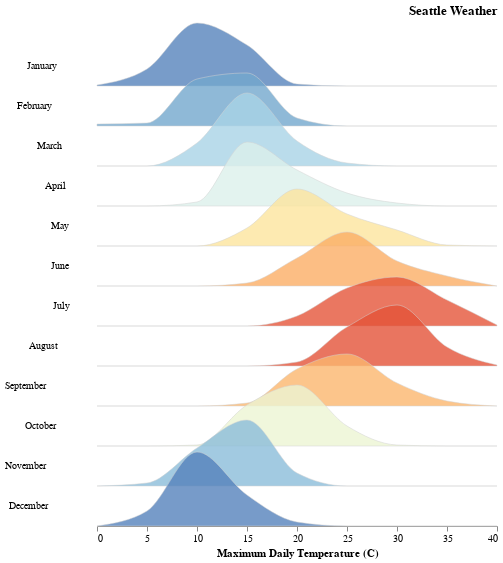

Notebook code cell kept with this figure:
### Code cell
plot_months(alt, df)

### Figure 1 — Vega-Lite specification as saved in the notebook (floating-point values rounded to 4 significant figures; data arrays with more than 128 entries replaced by an {"elided": "..."} marker saying what was removed)
{"$schema": "https://vega.github.io/schema/vega-lite/v3.4.0.json", "bounds": "flush", "config": {"facet": {"spacing": 0}, "mark": {"tooltip": null}, "title": {"anchor": "end"}, "view": {"height": 300, "stroke": null, "width": 400}}, "data": {"name": "data-603fb7919f84100efb2174cf0ce28b8d"}, "datasets": {"data-603fb7919f84100efb2174cf0ce28b8d": {"elided": "1461 records"}}, "encoding": {"fill": {"field": "mean_temp", "legend": null, "scale": {"domain": [30, 5], "scheme": "redyellowblue"}, "type": "quantitative"}, "row": {"field": "Month", "header": {"format": "%B", "labelAlign": "right", "labelAngle": 0}, "title": null, "type": "temporal"}, "x": {"bin": "binned", "field": "bin_min", "title": "Maximum Daily Temperature (C)", "type": "quantitative"}, "y": {"axis": null, "field": "value", "scale": {"range": [40, -40]}, "type": "quantitative"}}, "height": 40, "mark": {"fillOpacity": 0.8, "interpolate": "monotone", "stroke": "lightgray", "strokeWidth": 0.5, "type": "area"}, "title": "Seattle Weather", "transform": [{"as": "Month", "field": "date", "timeUnit": "month"}, {"groupby": ["Month"], "joinaggregate": [{"as": "mean_temp", "field": "temp_max", "op": "mean"}]}, {"as": ["bin_max", "bin_min"], "bin": true, "field": "temp_max"}, {"aggregate": [{"as": "value", "op": "count"}], "groupby": ["Month", "mean_temp", "bin_min", "bin_max"]}, {"groupby": ["Month", "mean_temp"], "impute": "value", "key": "bin_min", "value": 0}]}
